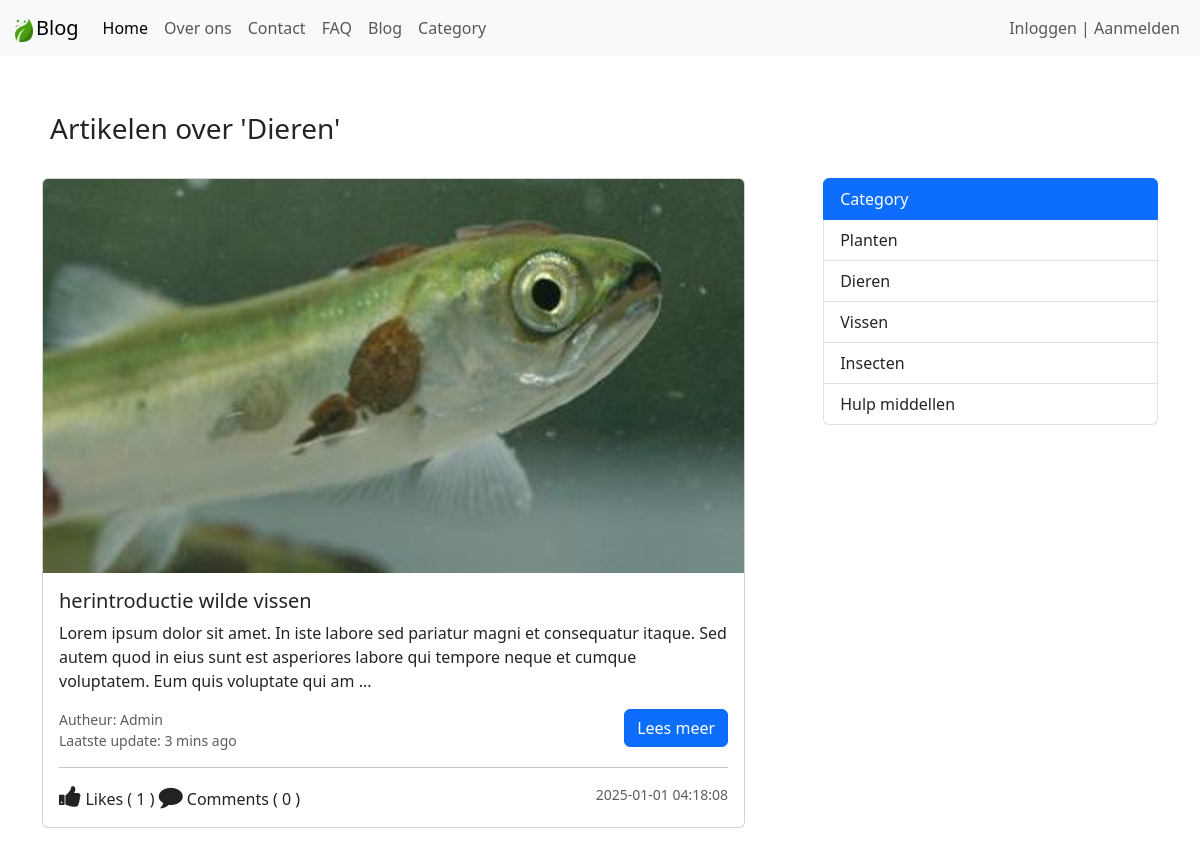
Page /category.php?category_id=2 on the committed database.
### tables this page shows
CREATE TABLE `category` (
  `id` int(11) NOT NULL,
  `category` varchar(127) NOT NULL
);

CREATE TABLE `post` (
  `post_id` int(11) NOT NULL,
  `post_title` varchar(127) NOT NULL,
  `post_text` text NOT NULL,
  `category` int(11) NOT NULL,
  `publish` int(2) NOT NULL DEFAULT 1,
  `cover_url` varchar(255) NOT NULL DEFAULT 'default.jpg',
  `crated_at` datetime NOT NULL DEFAULT current_timestamp()
);

### admin/data/post.php (called while the page is built, shortened)
<?php
function getAllPostsByCategory($conn, $category_id) {
    $sql = "SELECT * FROM post WHERE category=? AND publish=1";
    $stmt = $conn->prepare($sql);
    $stmt->execute([$category_id]);
    if ($stmt->rowCount() >= 1) {
        $data = $stmt->fetchAll();
        return $data;
    } else {
        return 0;
    }
}
function getCategoryById($conn, $id) {
    $sql = "SELECT * FROM category WHERE id=?";
    $stmt = $conn->prepare($sql);
    $stmt->execute([$id]);
    if ($stmt->rowCount() >= 1) {
        $data = $stmt->fetch();
        return $data;
    } else {
        return 0;
    }
}
function get5Categories($conn) {
    $sql = "SELECT * FROM category LIMIT 5";
    $stmt = $conn->prepare($sql);
    $stmt->execute();
    if ($stmt->rowCount() >= 1) {
        $data = $stmt->fetchAll();
        return $data;
    } else {
        return 0;
    }
}
function getAllCategories($conn) {
    $sql = "SELECT * FROM category ORDER BY category";
    $stmt = $conn->prepare($sql);
    $stmt->execute();
    if ($stmt->rowCount() >= 1) {
        $data = $stmt->fetchAll();
        return $data;
    } else {
        return 0;
    }
}

### admin/data/comment.php (called while the page is built, shortened)
<?php
function CountByPostID($conn, $id){
   $sql = "SELECT * FROM comment WHERE post_id=?";
   $stmt = $conn->prepare($sql);
   $stmt->execute([$id]);
   return $stmt->rowCount();
}
function likeCountByPostID($conn, $id){
   $sql = "SELECT * FROM post_like WHERE post_id=?";
   $stmt = $conn->prepare($sql);
   $stmt->execute([$id]);
   return $stmt->rowCount();
}

### category.php (the view, shortened to what this page needs)
<?php
$logged = false;
include 'inc/NavBar.php';
include_once("db_conn.php");
include_once("admin/data/post.php");
include_once("admin/data/comment.php");
$categories = getAllCategories($conn);
$categories5 = get5Categories($conn);
$category = 0;
?>
<!DOCTYPE html>
<html lang="en">
<head>
        <?php
        if (isset($_GET['category_id'])) {
            $c_id = $_GET['category_id'];
            $category = getCategoryById($conn, $c_id);
        }else {
            echo "Blog Categorie Pagina";
        }
        ?>
    <link href="https://cdn.jsdelivr.net/npm/bootstrap@5.3.3/dist/css/bootstrap.min.css" rel="stylesheet">
    <link rel="stylesheet" href="https://stackpath.bootstrapcdn.com/font-awesome/4.7.0/css/font-awesome.min.css">
    <link rel="stylesheet" href="css/style.css">
</head>
<body>
    <div class="container mt-5">
        <h1 class="display-4 mb-4 fs-3 p-2">
            <?php if ($category != 0)
                echo "Artikelen over '".$category['category']."'";
                else echo "Artikelen over "; ?>
        </h1>
        <section class="d-flex">
        <?php if (!isset($_GET['category_id'])) { ?>
            <main class="main-blog p-2">
                <div class="list-group category-aside">
                    <?php foreach ($categories as $category) { ?>
                    <a href="category.php?category_id=<?=$category['id']?>" class="list-group-item list-group-item-action"><?php echo $category['category']; ?></a>
                    <?php } ?>
                </div>
            </main>
            <?php }else {
                $cId = $_GET['category_id'];
                $posts = getAllPostsByCategory($conn, $cId);
            ?>
            <?php if ($posts != 0) { ?>
            <main class="main-blog">
                <?php foreach ($posts as $post) { ?>
                <div class="card main-blog-card mb-5">
                    <img src="upload/blog/<?=$post['cover_url']?>" class="card-img-top" alt="...">
                    <div class="card-body">
                        <h5 class="card-title"><?=$post['post_title']?></h5>
                        <?php
                            $p = strip_tags($post['post_text']);
                            $p = substr($p, 0, 200);
                        ?>
                        <p class="card-text"><?=$p?> ... </p>
                        <a href="blog-view.php?post_id=<?=$post['post_id']?>" class="btn btn-primary lees-meer-btn">Lees meer</a>
                        <p class="card-text">
                            <small class="text-body-secondary blog-post-author">Autheur: Admin</small>
                            <br>
                            <small class="text-body-secondary blog-post-update">Laatste update: 3 mins ago</small>
                        </p>
                        <hr>
                        <div class="d-flex justify-content-between">
                            <div class="react-btns">
                                <?php
                                $post_id = $post['post_id'];
                                if ($logged) {
                                    $liked = isLikedByUserID($conn, $post_id, $user_id);
                                if ($liked) {
                                ?>
                                <i class="fa fa-thumbs-up liked like-btn"
                                    post-id="<?=$post_id?>"
                                    liked="1"
                                    aria-hidden="true">
                                </i>
                                <?php }else { ?>
                                    <i class="fa fa-thumbs-up like like-btn"
                                        post-id="<?=$post_id?>"
                                        liked="0"
                                        aria-hidden="true">
                                    </i>
                                <?php } }else { ?>
                                <i class="fa fa-thumbs-up" aria-hidden="true"></i>
                                <?php } ?>
                                 Likes (
                                <span><?php
                                    echo likeCountByPostID($conn, $post['post_id']);
                                ?></span> )
                            <a href="blog-view.php?post_id=<?=$post['post_id']?>#comments">
                                <i class="fa fa-comment" aria-hidden="true">
                                </i> Comments (
                                <?php
                                    echo CountByPostID($conn, $post['post_id']);
                                ?> )
                            </a>
                        </div>
                        <small class="text-body-secondary"><?=$post['crated_at']?></small>
                    </div>
                    </div>
                </div>
                <?php } ?>
            </main>
            <?php } } ?>
            <aside class="aside-main">
                <div class="list-group category-aside">
                    <a href="#" class="list-group-item list-group-item-action active" aria-current="true">
                        Category
                    </a>
                    <?php foreach ($categories5 as $category) { ?>
                    <a href="category.php?category_id=<?=$category['id']?>" class="list-group-item list-group-item-action">
                        <?php echo $category['category']; ?>
                    </a>
                    <?php } ?>
                </div>
            </aside>
        </section>
    </div>
</body>
</html>

### css/style.css (style rules this page uses)
body { overflow-y: scroll; }
img { max-width: 100%; }
.lees-meer-btn { float: right; }
.main-blog-card { width: 90%; }
.category-aside { width: 100%; }
.main-blog { width: 70%; }
.aside-main { width: 30%; }
.react-btns i { font-size: 24px; color: #222; cursor: pointer; }
.react-btns a { text-decoration: none; color: #222; cursor: pointer; }

### rows in the picture
category: category "Dieren"
post: cover_url (picture), post_title "herintroductie wilde vissen", post_text "Lorem ipsum dolor sit amet. In iste labore sed pariatur magni et consequatur itaque. Sed autem quod in eius sunt est asperiores labore qui tempore neque et cumque voluptatem. Eum quis voluptate qui am", post_id "1", post_id "0", crated_at "2025-01-01 04:18:08"
category: category "Planten"
category: category "Vissen"
category: category "Insecten"
category: category "Hulp middellen"
